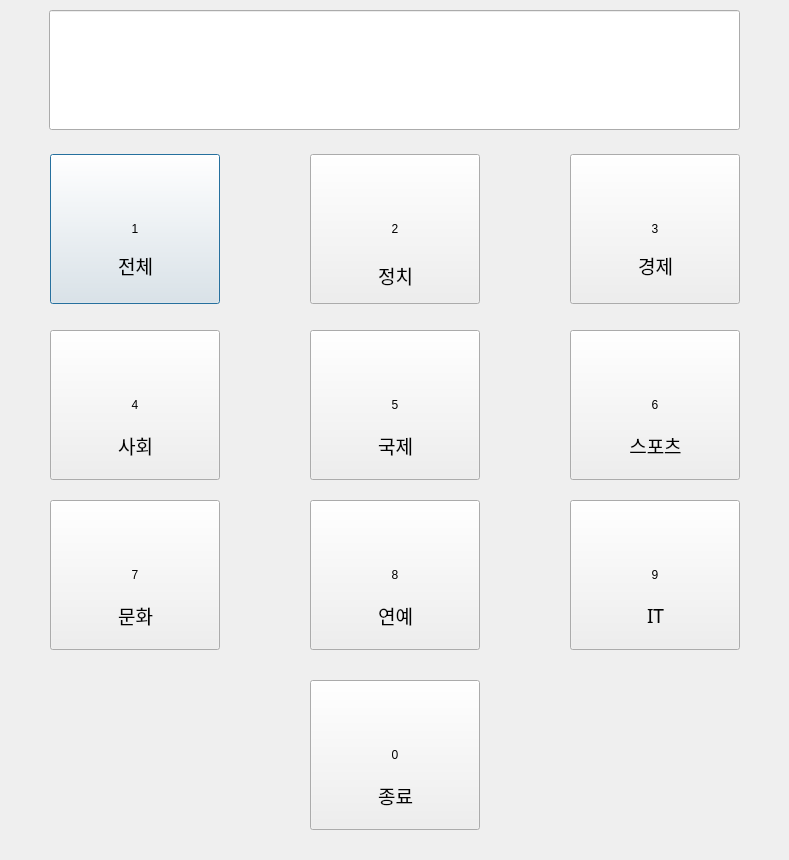
<?xml version="1.0" encoding="UTF-8"?>
<ui version="4.0">
 <class>Dialog</class>
 <widget class="QDialog" name="Dialog">
  <property name="geometry">
   <rect>
    <x>0</x>
    <y>0</y>
    <width>789</width>
    <height>860</height>
   </rect>
  </property>
  <property name="windowTitle">
   <string>KeywordNews</string>
  </property>
  <widget class="QLineEdit" name="q_lineEdit">
   <property name="geometry">
    <rect>
     <x>49</x>
     <y>10</y>
     <width>691</width>
     <height>120</height>
    </rect>
   </property>
   <property name="styleSheet">
    <string notr="true">font: 14pt &quot;나눔고딕&quot;;</string>
   </property>
   <property name="text">
    <string/>
   </property>
   <property name="alignment">
    <set>Qt::AlignRight|Qt::AlignTrailing|Qt::AlignVCenter</set>
   </property>
  </widget>
  <widget class="QPushButton" name="num_pushButton_1">
   <property name="geometry">
    <rect>
     <x>50</x>
     <y>154</y>
     <width>170</width>
     <height>150</height>
    </rect>
   </property>
   <property name="focusPolicy">
    <enum>Qt::StrongFocus</enum>
   </property>
   <property name="styleSheet">
    <string notr="true">font: 14pt &quot;나눔고딕&quot;;</string>
   </property>
   <property name="text">
    <string>1</string>
   </property>
  </widget>
  <widget class="QPushButton" name="num_pushButton_2">
   <property name="geometry">
    <rect>
     <x>310</x>
     <y>154</y>
     <width>170</width>
     <height>150</height>
    </rect>
   </property>
   <property name="styleSheet">
    <string notr="true">font: 14pt &quot;나눔고딕&quot;;</string>
   </property>
   <property name="text">
    <string>2</string>
   </property>
  </widget>
  <widget class="QPushButton" name="num_pushButton_3">
   <property name="geometry">
    <rect>
     <x>570</x>
     <y>154</y>
     <width>170</width>
     <height>150</height>
    </rect>
   </property>
   <property name="styleSheet">
    <string notr="true">font: 14pt &quot;나눔고딕&quot;;</string>
   </property>
   <property name="text">
    <string>3</string>
   </property>
  </widget>
  <widget class="QPushButton" name="num_pushButton_4">
   <property name="geometry">
    <rect>
     <x>50</x>
     <y>330</y>
     <width>170</width>
     <height>150</height>
    </rect>
   </property>
   <property name="styleSheet">
    <string notr="true">font: 14pt &quot;나눔고딕&quot;;</string>
   </property>
   <property name="text">
    <string>4</string>
   </property>
  </widget>
  <widget class="QPushButton" name="num_pushButton_5">
   <property name="geometry">
    <rect>
     <x>310</x>
     <y>330</y>
     <width>170</width>
     <height>150</height>
    </rect>
   </property>
   <property name="styleSheet">
    <string notr="true">font: 14pt &quot;나눔고딕&quot;;</string>
   </property>
   <property name="text">
    <string>5</string>
   </property>
  </widget>
  <widget class="QPushButton" name="num_pushButton_6">
   <property name="geometry">
    <rect>
     <x>570</x>
     <y>330</y>
     <width>170</width>
     <height>150</height>
    </rect>
   </property>
   <property name="styleSheet">
    <string notr="true">font: 14pt &quot;나눔고딕&quot;;</string>
   </property>
   <property name="text">
    <string>6</string>
   </property>
  </widget>
  <widget class="QPushButton" name="num_pushButton_7">
   <property name="geometry">
    <rect>
     <x>50</x>
     <y>500</y>
     <width>170</width>
     <height>150</height>
    </rect>
   </property>
   <property name="styleSheet">
    <string notr="true">font: 14pt &quot;나눔고딕&quot;;</string>
   </property>
   <property name="text">
    <string>7</string>
   </property>
  </widget>
  <widget class="QPushButton" name="num_pushButton_8">
   <property name="geometry">
    <rect>
     <x>310</x>
     <y>500</y>
     <width>170</width>
     <height>150</height>
    </rect>
   </property>
   <property name="styleSheet">
    <string notr="true">font: 14pt &quot;나눔고딕&quot;;</string>
   </property>
   <property name="text">
    <string>8</string>
   </property>
  </widget>
  <widget class="QPushButton" name="num_pushButton_9">
   <property name="geometry">
    <rect>
     <x>570</x>
     <y>500</y>
     <width>170</width>
     <height>150</height>
    </rect>
   </property>
   <property name="styleSheet">
    <string notr="true">font: 14pt &quot;나눔고딕&quot;;</string>
   </property>
   <property name="text">
    <string>9</string>
   </property>
  </widget>
  <widget class="QPushButton" name="num_pushButton_0">
   <property name="geometry">
    <rect>
     <x>310</x>
     <y>680</y>
     <width>170</width>
     <height>150</height>
    </rect>
   </property>
   <property name="tabletTracking">
    <bool>false</bool>
   </property>
   <property name="styleSheet">
    <string notr="true">font: 14pt &quot;나눔고딕&quot;;</string>
   </property>
   <property name="text">
    <string>0</string>
   </property>
  </widget>
  <widget class="QLabel" name="label">
   <property name="geometry">
    <rect>
     <x>50</x>
     <y>230</y>
     <width>171</width>
     <height>71</height>
    </rect>
   </property>
   <property name="font">
    <font>
     <family>나눔고딕</family>
     <pointsize>14</pointsize>
    </font>
   </property>
   <property name="focusPolicy">
    <enum>Qt::NoFocus</enum>
   </property>
   <property name="contextMenuPolicy">
    <enum>Qt::DefaultContextMenu</enum>
   </property>
   <property name="autoFillBackground">
    <bool>false</bool>
   </property>
   <property name="text">
    <string>전체</string>
   </property>
   <property name="alignment">
    <set>Qt::AlignCenter</set>
   </property>
   <property name="textInteractionFlags">
    <set>Qt::LinksAccessibleByMouse</set>
   </property>
  </widget>
  <widget class="QLabel" name="label_2">
   <property name="geometry">
    <rect>
     <x>310</x>
     <y>240</y>
     <width>171</width>
     <height>71</height>
    </rect>
   </property>
   <property name="font">
    <font>
     <family>나눔고딕</family>
     <pointsize>14</pointsize>
    </font>
   </property>
   <property name="text">
    <string>정치</string>
   </property>
   <property name="alignment">
    <set>Qt::AlignCenter</set>
   </property>
  </widget>
  <widget class="QLabel" name="label_3">
   <property name="geometry">
    <rect>
     <x>570</x>
     <y>230</y>
     <width>171</width>
     <height>71</height>
    </rect>
   </property>
   <property name="font">
    <font>
     <family>나눔고딕</family>
     <pointsize>14</pointsize>
    </font>
   </property>
   <property name="text">
    <string>경제</string>
   </property>
   <property name="alignment">
    <set>Qt::AlignCenter</set>
   </property>
  </widget>
  <widget class="QLabel" name="label_4">
   <property name="geometry">
    <rect>
     <x>50</x>
     <y>410</y>
     <width>171</width>
     <height>71</height>
    </rect>
   </property>
   <property name="font">
    <font>
     <family>나눔고딕</family>
     <pointsize>14</pointsize>
    </font>
   </property>
   <property name="text">
    <string>사회</string>
   </property>
   <property name="alignment">
    <set>Qt::AlignCenter</set>
   </property>
  </widget>
  <widget class="QLabel" name="label_5">
   <property name="geometry">
    <rect>
     <x>310</x>
     <y>410</y>
     <width>171</width>
     <height>71</height>
    </rect>
   </property>
   <property name="font">
    <font>
     <family>나눔고딕</family>
     <pointsize>14</pointsize>
    </font>
   </property>
   <property name="text">
    <string>국제</string>
   </property>
   <property name="alignment">
    <set>Qt::AlignCenter</set>
   </property>
  </widget>
  <widget class="QLabel" name="label_6">
   <property name="geometry">
    <rect>
     <x>570</x>
     <y>410</y>
     <width>171</width>
     <height>71</height>
    </rect>
   </property>
   <property name="font">
    <font>
     <family>나눔고딕</family>
     <pointsize>14</pointsize>
    </font>
   </property>
   <property name="text">
    <string>스포츠</string>
   </property>
   <property name="alignment">
    <set>Qt::AlignCenter</set>
   </property>
  </widget>
  <widget class="QLabel" name="label_7">
   <property name="geometry">
    <rect>
     <x>50</x>
     <y>580</y>
     <width>171</width>
     <height>71</height>
    </rect>
   </property>
   <property name="font">
    <font>
     <family>나눔고딕</family>
     <pointsize>14</pointsize>
    </font>
   </property>
   <property name="text">
    <string>문화</string>
   </property>
   <property name="alignment">
    <set>Qt::AlignCenter</set>
   </property>
  </widget>
  <widget class="QLabel" name="label_8">
   <property name="geometry">
    <rect>
     <x>310</x>
     <y>580</y>
     <width>171</width>
     <height>71</height>
    </rect>
   </property>
   <property name="font">
    <font>
     <family>나눔고딕</family>
     <pointsize>14</pointsize>
    </font>
   </property>
   <property name="text">
    <string>연예</string>
   </property>
   <property name="alignment">
    <set>Qt::AlignCenter</set>
   </property>
  </widget>
  <widget class="QLabel" name="label_9">
   <property name="geometry">
    <rect>
     <x>570</x>
     <y>580</y>
     <width>171</width>
     <height>71</height>
    </rect>
   </property>
   <property name="font">
    <font>
     <family>나눔고딕</family>
     <pointsize>14</pointsize>
    </font>
   </property>
   <property name="text">
    <string>IT</string>
   </property>
   <property name="alignment">
    <set>Qt::AlignCenter</set>
   </property>
  </widget>
  <widget class="QLabel" name="label_10">
   <property name="geometry">
    <rect>
     <x>310</x>
     <y>760</y>
     <width>171</width>
     <height>71</height>
    </rect>
   </property>
   <property name="font">
    <font>
     <family>나눔고딕</family>
     <pointsize>14</pointsize>
    </font>
   </property>
   <property name="text">
    <string>종료</string>
   </property>
   <property name="alignment">
    <set>Qt::AlignCenter</set>
   </property>
  </widget>
 </widget>
 <resources/>
 <connections/>
</ui>
